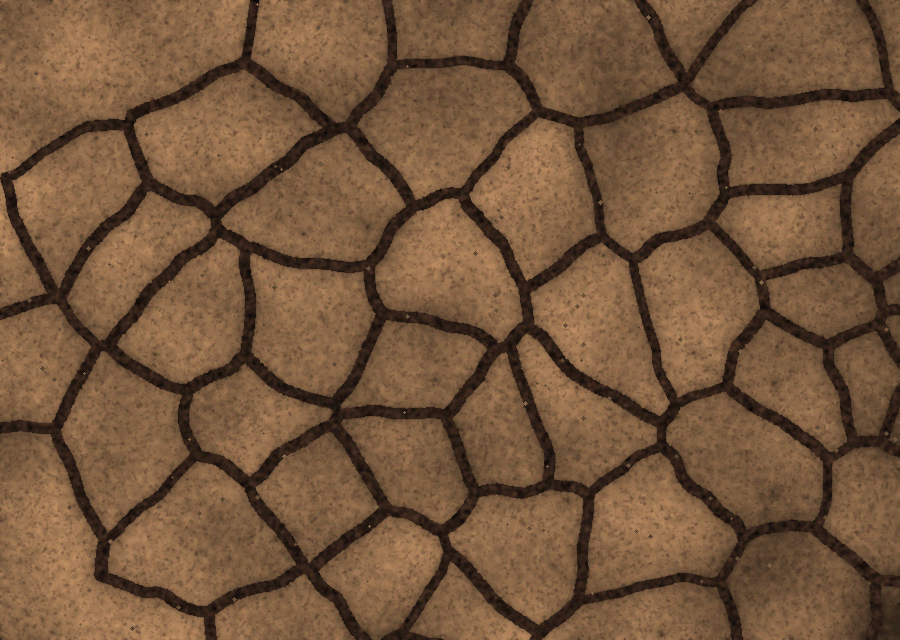
#> input picture examples/basalt_like_mud.png, 900 x 640 px
$ python -i network.py   (imports and definitions only)
#> lines starting #> are read from the running program, lines starting #| are printed output that depends on the picture; after the words box and inside, x2 and y2 are one past the last pixel; in counts of white or black regions, pixels touching at a corner belong together
#> further down, picture is the input picture: shape (640, 900, 3); mean B, G, R 59.6, 85.4, 115.6
"""Turn an image of a crack network into a graph and measure it.

    segment()      image -> binary crack mask (black-hat / top-hat filter + hysteresis)
    skeleton_graph mask -> 1-pixel centre lines -> graph (nodes = junctions and crack ends,
                   edges = crack segments with their pixel path), with spur pruning and
                   bridging of small gaps
    measure()      graph -> lengths, widths, orientations, junction angles (T / Y / X),
                   closed cells (pieces between cracks) and network-level statistics

The graph is a networkx.MultiGraph; every edge stores its ordered pixel path, so the
network can be exported as vectors (GeoJSON, GraphML) instead of pixels.
"""

from dataclasses import dataclass, field

import cv2
import networkx as nx
import numpy as np
from scipy.ndimage import convolve, distance_transform_edt, gaussian_filter1d
from skimage import measure
from skimage.filters import apply_hysteresis_threshold, threshold_otsu
from skimage.morphology import remove_small_objects, skeletonize

NB8 = [(-1, -1), (-1, 0), (-1, 1), (0, -1), (0, 1), (1, -1), (1, 0), (1, 1)]


@dataclass
class Params:
    polarity: str = "auto"        # "dark" (cracks darker than the surface), "light", or "auto"
    max_width_px: int = 15        # widest crack; sets the size of the black-hat filter
    sensitivity: float = 1.0      # > 1 finds fainter cracks, < 1 only clear ones
    min_area_px: int = 60         # smaller detected pieces are noise
    prune_px: float = 12.0        # dead-end branches shorter than this are removed (skeleton spurs)
    bridge_px: float = 15.0       # a crack end is joined to a crack ahead of it if the gap is shorter
    px_per_mm: float = None       # scale; without it everything is in pixels


# ----------------------------------------------------------------------------- segmentation
def _response(grey, size, dark):
    """Black-hat (dark cracks) or top-hat (light cracks): structures narrower than `size`."""
    se = cv2.getStructuringElement(cv2.MORPH_ELLIPSE, (size, size))
    op = cv2.MORPH_BLACKHAT if dark else cv2.MORPH_TOPHAT
    return cv2.morphologyEx(cv2.GaussianBlur(grey, (0, 0), 1.2), op, se).astype(np.float32)


def _threshold(resp, sensitivity, min_area):
    """Hysteresis: Otsu level starts a crack, 65 % of it continues one (keeps faint parts
    that are connected to clear cracks, but not isolated texture)."""
    hi = threshold_otsu(resp) / sensitivity
    mask = apply_hysteresis_threshold(resp, 0.65 * hi, hi)
    mask = cv2.medianBlur(mask.astype(np.uint8), 3).astype(bool)    # smooth ragged edges
    return remove_small_objects(mask, max_size=min_area)


def _tail_score(resp):
    """How far the strongest responses stand out from the typical one (in robust std units).
    Cracks are rare and strong, so the correct polarity has the heavier tail."""
    med = np.median(resp)
    mad = np.median(np.abs(resp - med)) + 1e-6
    return (np.percentile(resp, 99) - med) / mad


def to_grey(rgb):
    """Colour image -> one channel along the colour direction with the most variation
    (first principal component). Cracks often differ from the surface in colour more than
    in brightness, e.g. pale wood showing through red paint."""
    if rgb.ndim == 2:
        return rgb.astype(np.float32)
    x = rgb.reshape(-1, 3).astype(np.float32)
    x = x - x.mean(0)
    w = np.linalg.eigh(np.cov(x[::7].T))[1][:, -1]
#> w = [-0.387, -0.566, -0.728]
    w = w if w.sum() >= 0 else -w                                # + = brighter
#> w = [0.387, 0.566, 0.728]
    g = x @ w
    lo, hi = np.percentile(g, [0.5, 99.5])
#> lo = -120.5; hi = 79.94
    return np.clip((g - lo) / max(hi - lo, 1e-6) * 255, 0, 255).reshape(rgb.shape[:2]).astype(np.float32)
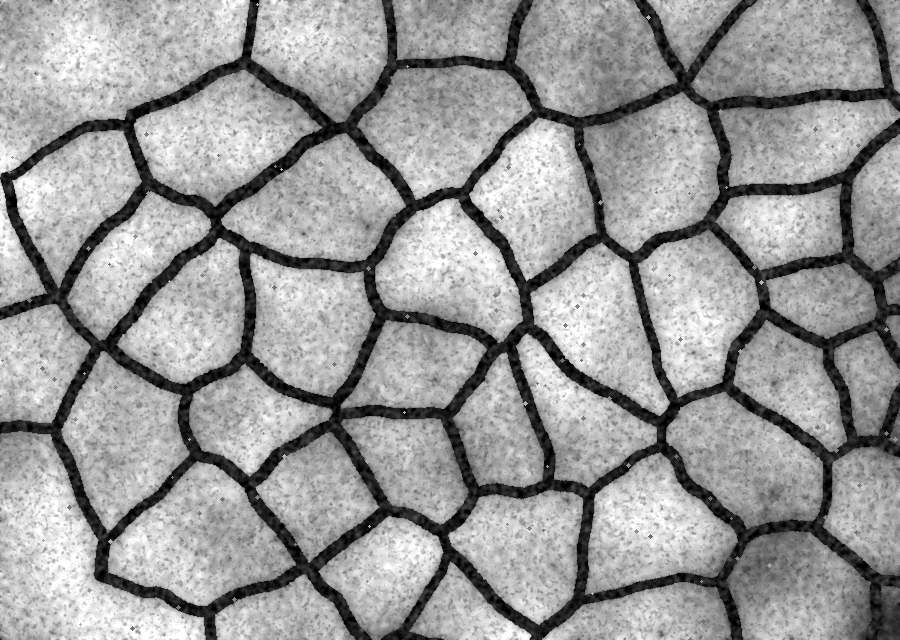
#> returned value: shape (640, 900) float32; min 0, max 255, mean 153.3


def segment(rgb, p: Params):
    grey = to_grey(rgb)
    size = 2 * p.max_width_px + 1
    if p.polarity == "auto":
        dark = _tail_score(_response(grey, size, True)) >= _tail_score(_response(grey, size, False))
#> in _response, `return cv2.morphologyEx(cv2.GaussianBlur(grey, (0, 0), 1.2), op, se).a..`:
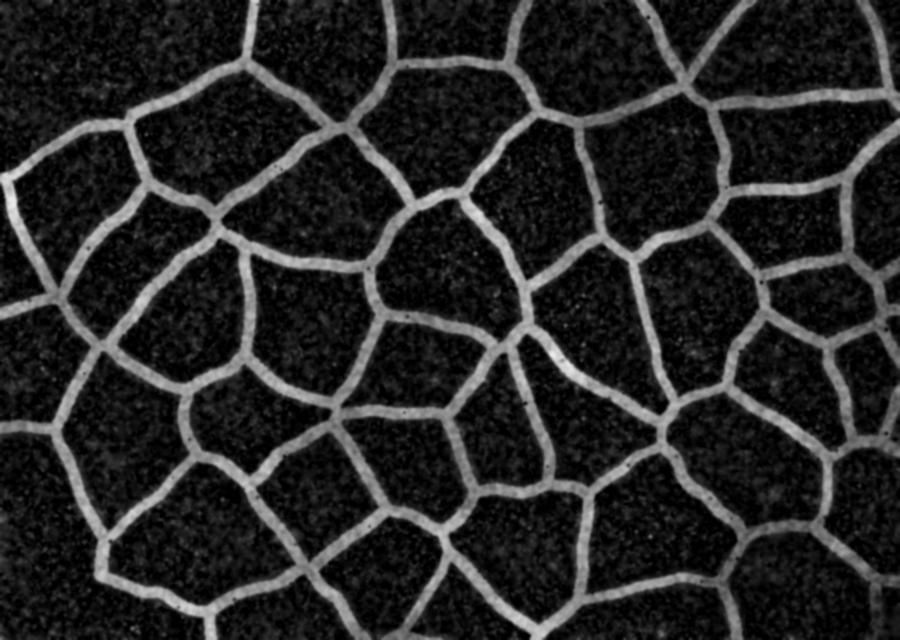
#> returned value: shape (640, 900) float32; min 0, max 236.9, mean 39
#> in _tail_score, `med = np.median(resp)`: med = 19.05
#> in _tail_score, `mad = np.median(np.abs(resp - med)) + 1e-6`: mad = 12.87
#> call 2 of _response, with size = 31, dark = False
#> in _response (call 2), `se = cv2.getStructuringElement(cv2.MORPH_ELLIPSE, (size, size))`:
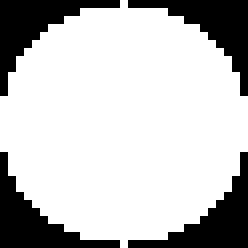
#> se: shape (31, 31) (shown 8 times larger); values 0 (black) and 1 (white), 75.9% white; 4 black regions, box (x1, y1, x2, y2) and area: (0, 0, 15, 12) 58, (16, 0, 31, 12) 58, (0, 19, 15, 31) 58, (16, 19, 31, 31) 58
#> in _response (call 2), `return cv2.morphologyEx(cv2.GaussianBlur(grey, (0, 0), 1.2), op, se).a..`:
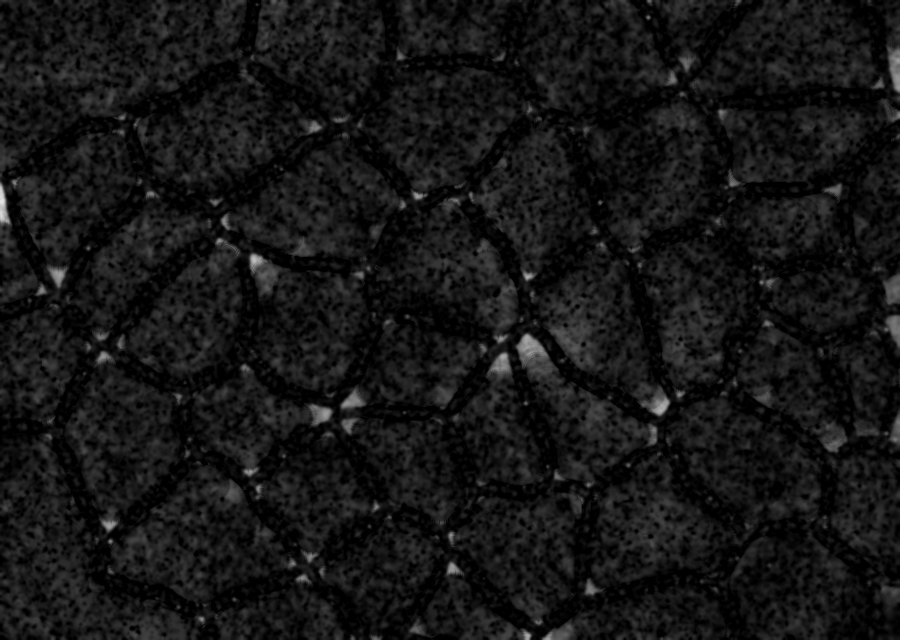
#> returned value: shape (640, 900) float32; min 0, max 230.4, mean 21.7
#> dark = True
    else:
        dark = p.polarity == "dark"
    mask = _threshold(_response(grey, size, dark), p.sensitivity, p.min_area_px)
#> in _threshold, `hi = threshold_otsu(resp) / sensitivity`: hi = 76.35
#> in _threshold, `mask = apply_hysteresis_threshold(resp, 0.65 * hi, hi)`:
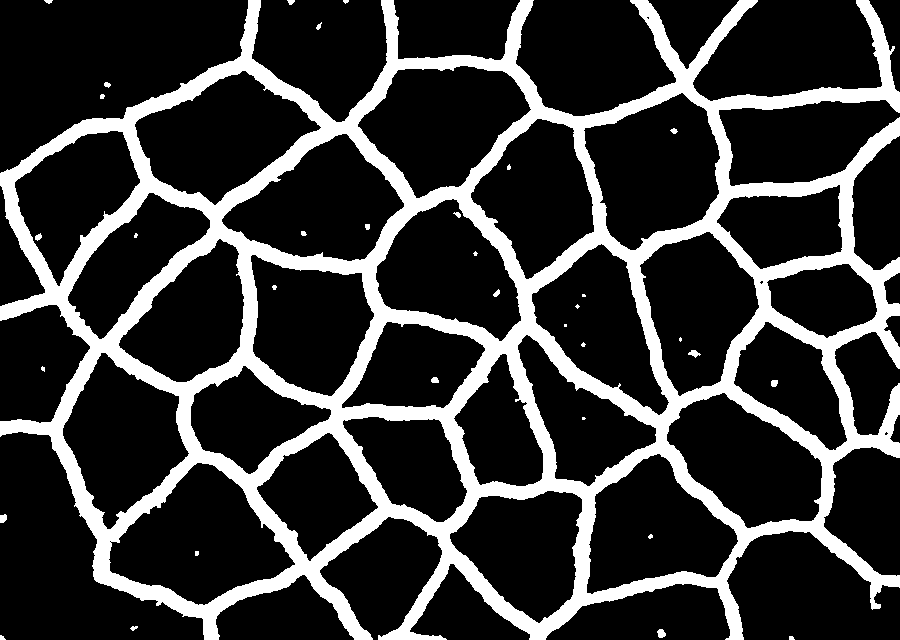
#> mask: shape (640, 900) bool; 20.9% white; 34 white regions (14 under 20 px), largest, box (x1, y1, x2, y2) and area: (0, 0, 900, 640) 119476, (657, 629, 666, 638) 60, (688, 350, 701, 358) 56
#> in _threshold, `mask = cv2.medianBlur(mask.astype(np.uint8), 3).astype(bool)`: mask: shape (640, 900) bool; 20.9% white; 34 white regions (16 under 20 px), largest, box (x1, y1, x2, y2) and area: (0, 0, 900, 640) 119505, (657, 629, 666, 638) 60, (688, 350, 700, 357) 53
    # drop round spots (bubbles, pores, pebbles); keep line-like pieces and connected networks
    lab = measure.label(mask)
    keep = np.zeros_like(mask)
    for r in measure.regionprops(lab):
        elong = r.axis_major_length / max(r.axis_minor_length, 1)
        if elong >= 3 or r.area > 30 * p.min_area_px:
            keep[lab == r.label] = True
    keep = cv2.morphologyEx(keep.astype(np.uint8), cv2.MORPH_CLOSE, np.ones((3, 3), np.uint8)).astype(bool)
    return keep, ("dark" if dark else "light")


# ----------------------------------------------------------------------------- skeleton -> graph
def _neighbours(skel):
    return convolve(skel.astype(np.uint8), np.ones((3, 3), np.uint8), mode="constant") - skel


# [198 lines left out: functions _trace, build_graph, prune, bridge, merge_close_junctions, skeleton_graph and 3 more, not called in this run]


@dataclass
class Network:
    mask: np.ndarray
    skeleton: np.ndarray
    graph: nx.MultiGraph
    cells: np.ndarray                 # label image of closed cells (0 = crack or open border region)
    polarity: str
    px_per_mm: float = None
    edges: list = field(default_factory=list)
    junctions: list = field(default_factory=list)
    cell_stats: list = field(default_factory=list)

    @property
    def unit(self):
        return "mm" if self.px_per_mm else "px"

    def L(self, v):                   # length in output units
        return v / self.px_per_mm if self.px_per_mm else v

    def A(self, v):                   # area in output units
        return v / self.px_per_mm ** 2 if self.px_per_mm else v

    # [36 lines left out: function summary, not called in this run]


def _at_border(pos, H, W, m=3):
    y, x = pos
    return y < m or x < m or y > H - 1 - m or x > W - 1 - m


# [54 lines left out: function measure_network, not called in this run]


def analyse(rgb, p: Params = Params()):
    mask, polarity = segment(rgb, p)
    skel, G = skeleton_graph(mask, p)
    return measure_network(mask, skel, G, polarity, p.px_per_mm)

>>> import cv2
>>> picture = cv2.imread('examples/basalt_like_mud.png')
#> (the run stopped early here; a loop or call above may not have finished)

$ run again, on examples/dried_mud.png
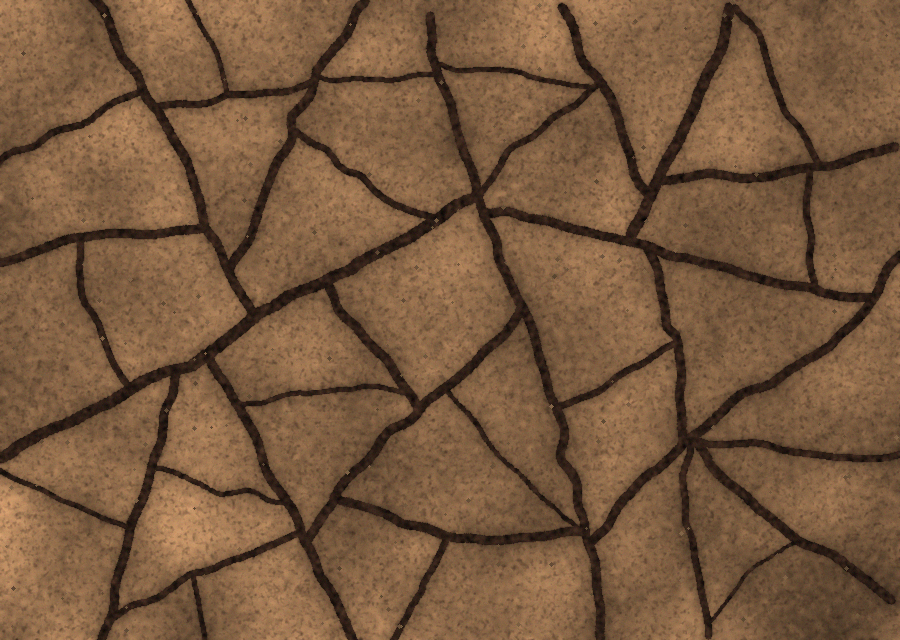
#> input picture examples/dried_mud.png, 900 x 640 px
#> picture is the input picture: shape (640, 900, 3); mean B, G, R 61.7, 88.5, 119.5
#> in to_grey, `w = np.linalg.eigh(np.cov(x[::7].T))[1][:, -1]`: w = [-0.387, -0.565, -0.729]
#> in to_grey, `w = w if w.sum() >= 0 else -w`: w = [0.387, 0.565, 0.729]
#> in to_grey, `lo, hi = np.percentile(g, [0.5, 99.5])`: lo = -123.9; hi = 85.76
#> med = 17.78
#> mad = 11.2
#> se: shape (31, 31); values 0 (black) and 1 (white), 75.9% white; 4 black regions, box (x1, y1, x2, y2) and area: (0, 0, 15, 12) 58, (16, 0, 31, 12) 58, (0, 19, 15, 31) 58, (16, 19, 31, 31) 58
#> in _response (call 2), `return cv2.morphologyEx(cv2.GaussianBlur(grey, (0, 0), 1.2), op, se).a..`:
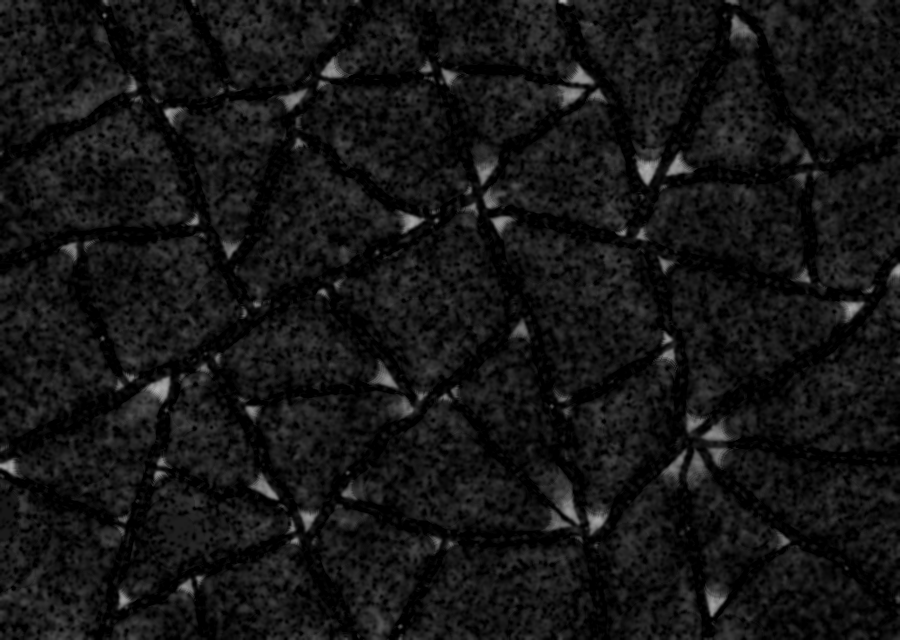
#> returned value: shape (640, 900) float32; min 0, max 178.8, mean 21.4
#> dark = True
#> in _threshold, `hi = threshold_otsu(resp) / sensitivity`: hi = 71.79
#> in _threshold, `mask = apply_hysteresis_threshold(resp, 0.65 * hi, hi)`:
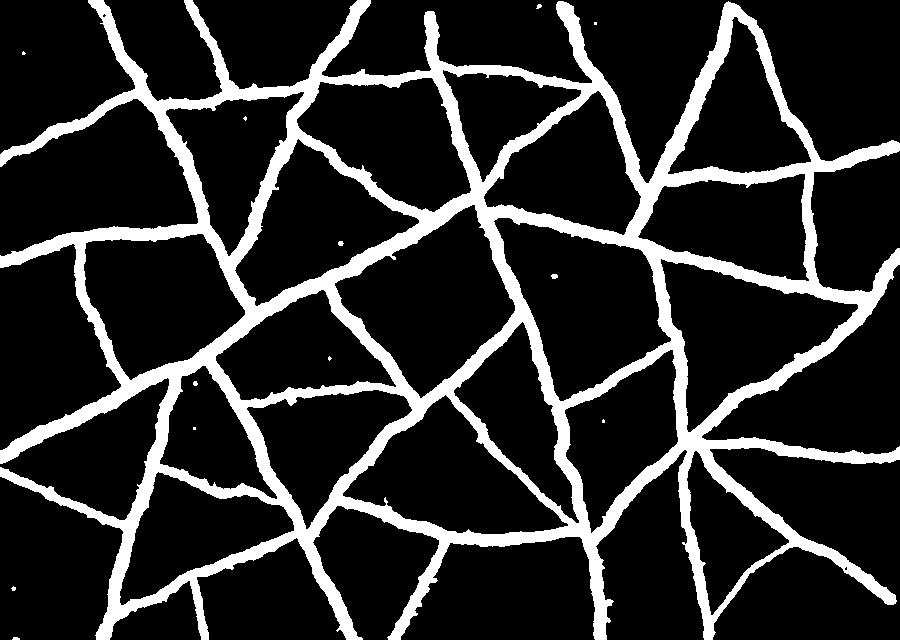
#> mask: shape (640, 900) bool; 17% white; 13 white regions (7 under 20 px), largest, box (x1, y1, x2, y2) and area: (0, 0, 900, 640) 97959, (551, 274, 558, 279) 29, (338, 241, 344, 246) 24, (536, 4, 542, 9) 20, (193, 381, 198, 386) 20, (12, 637, 20, 640) 20

$ run again, on examples/old_paint.png
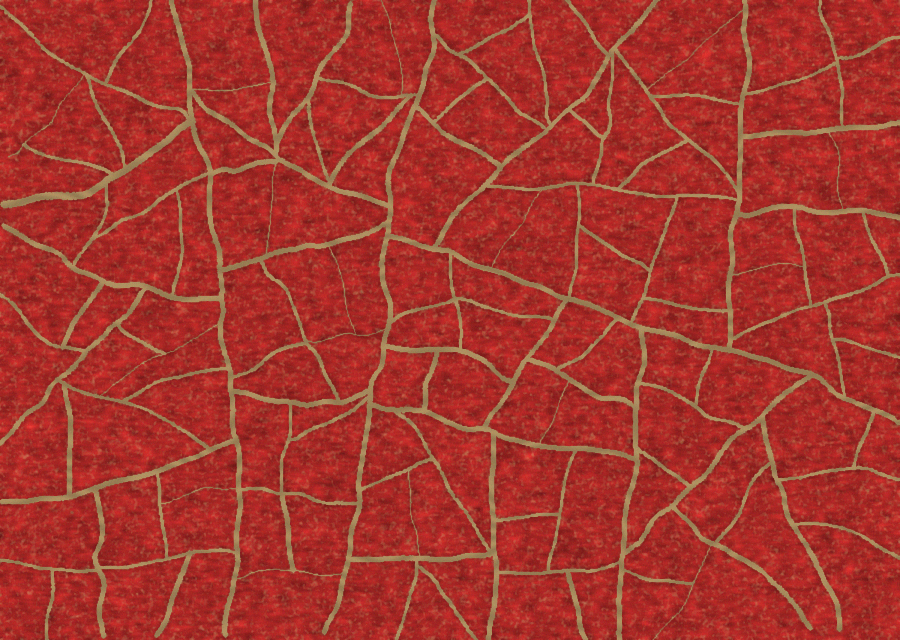
#> input picture examples/old_paint.png, 900 x 640 px
#> picture is the input picture: shape (640, 900, 3); mean B, G, R 44.7, 53.8, 166.1
#> in to_grey, `w = np.linalg.eigh(np.cov(x[::7].T))[1][:, -1]`: w = [-0.497, -0.867, -0.0173]
#> in to_grey, `w = w if w.sum() >= 0 else -w`: w = [0.497, 0.867, 0.0173]
#> in to_grey, `lo, hi = np.percentile(g, [0.5, 99.5])`: lo = -31.3; hi = 107.5
#> med = 39.35
#> mad = 13.89
#> se: shape (31, 31); values 0 (black) and 1 (white), 75.9% white; 4 black regions, box (x1, y1, x2, y2) and area: (0, 0, 15, 12) 58, (16, 0, 31, 12) 58, (0, 19, 15, 31) 58, (16, 19, 31, 31) 58
#> in _response (call 2), `return cv2.morphologyEx(cv2.GaussianBlur(grey, (0, 0), 1.2), op, se).a..`:
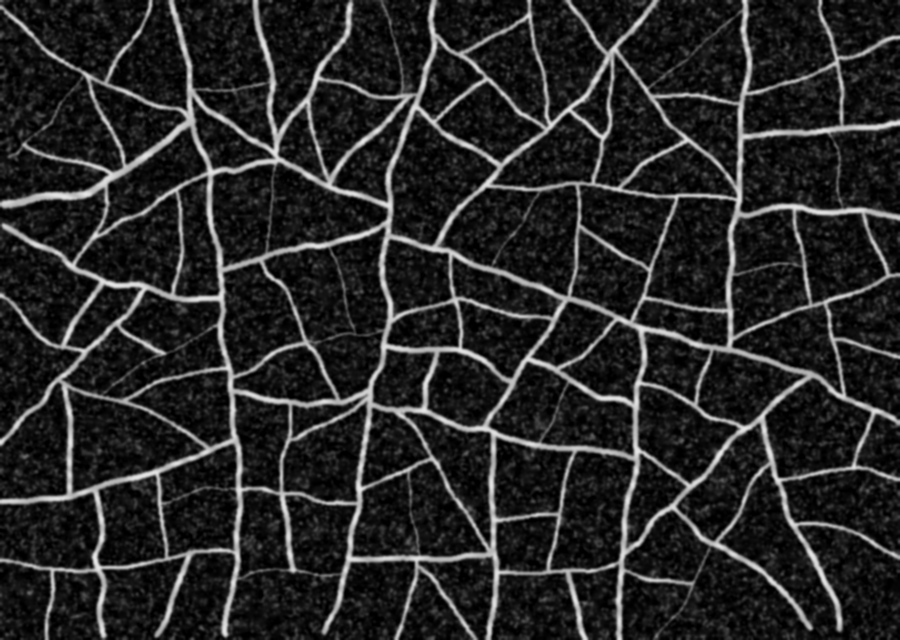
#> returned value: shape (640, 900) float32; min 0, max 234.2, mean 39.3
#> dark = False
#> in _threshold, `hi = threshold_otsu(resp) / sensitivity`: hi = 89.18
#> in _threshold, `mask = apply_hysteresis_threshold(resp, 0.65 * hi, hi)`:
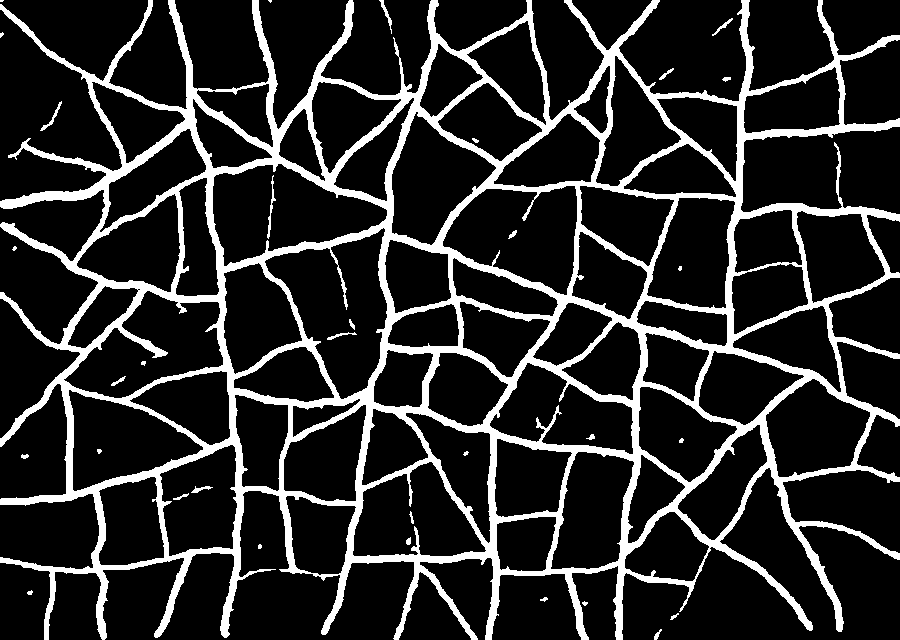
#> mask: shape (640, 900) bool; 16.3% white; 33 white regions (11 under 20 px), largest, box (x1, y1, x2, y2) and area: (0, 0, 900, 640) 92716, (267, 175, 276, 239) 137, (40, 101, 62, 131) 102
